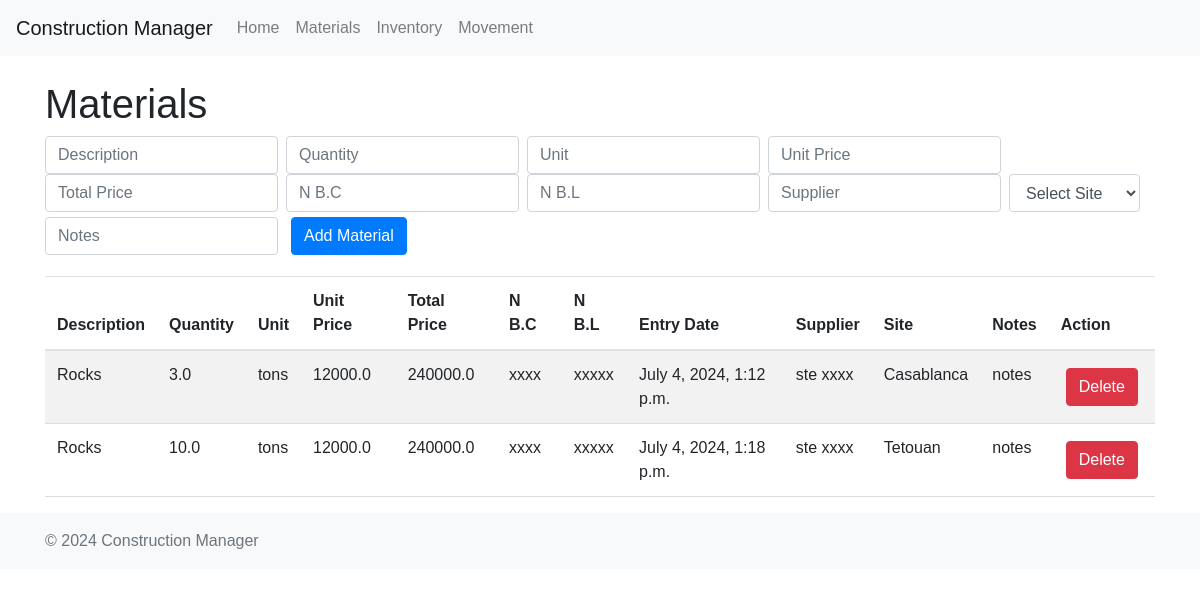
/materials/, run on the app's committed database.
### backend/models.py (models this page shows, shortened)
class Material(models.Model):
    description = models.CharField(max_length=255)
    quantity = models.FloatField()
    unit = models.CharField(max_length=50)
    unit_price = models.FloatField()
    total_price = models.FloatField()
    n_bc = models.CharField(max_length=255)
    n_bl = models.CharField(max_length=255)
    entry_date = models.DateTimeField(auto_now_add=True)
    supplier = models.CharField(max_length=255)
    site = models.ForeignKey(ConstructionSite, on_delete=models.CASCADE)
    notes = models.TextField(blank=True)

class ConstructionSite(models.Model):
    name = models.CharField(max_length=255)
    last_modified = models.DateTimeField(auto_now=True)

### backend/views.py (the view)
# urls.py: path('materials/', views.materials, name='materials'),
def materials(request):
    materials = Material.objects.all()
    sites = ConstructionSite.objects.all()
    return render(request, 'materials.html', {'materials': materials, 'sites': sites})

### backend/templates/materials.html (shortened to what this page needs)
{% extends "base.html" %}
{% load static %}
{% block content %}
<h1>Materials</h1>
<div class="form-inline mb-3">
    <input id="description" class="form-control mr-2" placeholder="Description">
    <input id="quantity" class="form-control mr-2" type="number" placeholder="Quantity">
    <input id="unit" class="form-control mr-2" placeholder="Unit">
    <input id="unit_price" class="form-control mr-2" type="number" placeholder="Unit Price">
    <input id="total_price" class="form-control mr-2" type="number" placeholder="Total Price">
    <input id="n_bc" class="form-control mr-2" placeholder="N B.C">
    <input id="n_bl" class="form-control mr-2" placeholder="N B.L">
    <input id="supplier" class="form-control mr-2" placeholder="Supplier">
    <select id="site_id" class="form-control mr-2">
        <option value="">Select Site</option>
    </select>
    <input id="notes" class="form-control mr-2" placeholder="Notes">
    <button id="add-material" class="btn btn-primary">Add Material</button>
</div>
<table class="table table-striped">
    <thead>
        <tr>
            <th>Description</th>
            <th>Quantity</th>
            <th>Unit</th>
            <th>Unit Price</th>
            <th>Total Price</th>
            <th>N B.C</th>
            <th>N B.L</th>
            <th>Entry Date</th>
            <th>Supplier</th>
            <th>Site</th>
            <th>Notes</th>
            <th>Action</th>
        </tr>
    </thead>
    <tbody id="material-table-body">
        {% for material in materials %}
        <tr data-id="{{ material.id }}">
            <td>{{ material.description }}</td>
            <td>{{ material.quantity }}</td>
            <td>{{ material.unit }}</td>
            <td>{{ material.unit_price }}</td>
            <td>{{ material.total_price }}</td>
            <td>{{ material.n_bc }}</td>
            <td>{{ material.n_bl }}</td>
            <td>{{ material.entry_date }}</td>
            <td>{{ material.supplier }}</td>
            <td>{{ material.site.name }}</td>
            <td>{{ material.notes }}</td>
            <td><button class="btn btn-danger delete-material">Delete</button></td>
        </tr>
        {% endfor %}
    </tbody>
</table>
{% endblock %}

### backend/templates/base.html (shortened to what this page needs)
<!DOCTYPE html>
{% load static %}
<html lang="en">
<head>
    <link rel="stylesheet" href="https://stackpath.bootstrapcdn.com/bootstrap/4.5.2/css/bootstrap.min.css">
    <link rel="stylesheet" href="{% static 'css/styles.css' %}">
</head>
<body>
    <nav class="navbar navbar-expand-lg navbar-light bg-light">
        <a class="navbar-brand" href="/">Construction Manager</a>
        <div class="collapse navbar-collapse" id="navbarNav">
            <ul class="navbar-nav">
                <li class="nav-item">
                    <a class="nav-link" href="{% url 'home' %}">Home</a>
                </li>
                <li class="nav-item">
                    <a class="nav-link" href="{% url 'materials' %}">Materials</a>
                </li>
                <li class="nav-item">
                    <a class="nav-link" href="{% url 'inventory' %}">Inventory</a>
                </li>
                <li class="nav-item">
                    <a class="nav-link" href="{% url 'movement' %}">Movement</a>
                </li>
            </ul>
        </div>
    </nav>
    <div class="container mt-4">
        {% block content %}{% endblock %}
    </div>
    <footer class="footer mt-auto py-3 bg-light">
        <div class="container">
            <span class="text-muted">&copy; 2024 Construction Manager</span>
        </div>
    </footer>
</body>
</html>

### static/css/styles.css (style rules this page uses)
body { font-family: Arial, sans-serif; }
table { width: 100%; border-collapse: collapse; }
th, td { padding: 8px; text-align: left; border-bottom: 1px solid #ddd; }
button { padding: 5px 10px; margin: 5px; }

### data on the page
Material: description "Rocks", quantity "3.0", unit "tons", unit_price "12000.0", total_price "240000.0", n_bc "xxxx", n_bl "xxxxx", entry_date "July 4, 2024, 1:12 p.m.", supplier "ste xxxx", site.name "Casablanca", notes "notes"
Material: description "Rocks", quantity "10.0", unit "tons", unit_price "12000.0", total_price "240000.0", n_bc "xxxx", n_bl "xxxxx", entry_date "July 4, 2024, 1:18 p.m.", supplier "ste xxxx", site.name "Tetouan", notes "notes"
